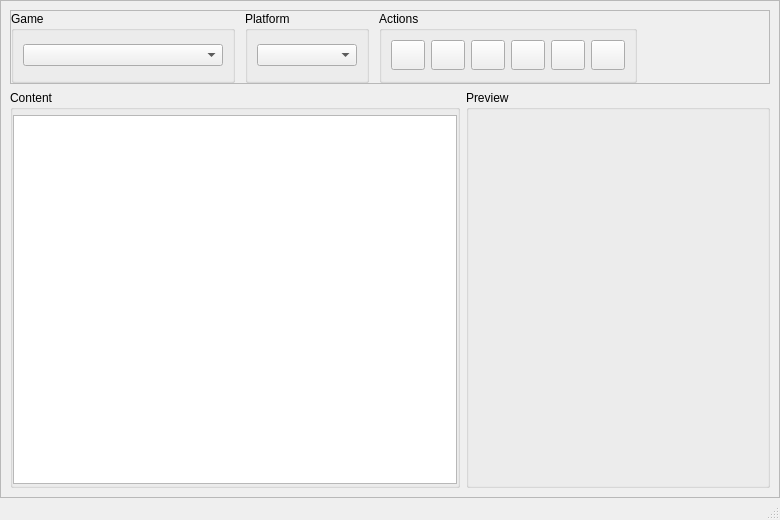
<?xml version="1.0" encoding="UTF-8"?>
<ui version="4.0">
 <class>TextureWindow</class>
 <widget class="QMainWindow" name="TextureWindow">
  <property name="geometry">
   <rect>
    <x>0</x>
    <y>0</y>
    <width>780</width>
    <height>520</height>
   </rect>
  </property>
  <property name="sizePolicy">
   <sizepolicy hsizetype="Expanding" vsizetype="Expanding">
    <horstretch>0</horstretch>
    <verstretch>0</verstretch>
   </sizepolicy>
  </property>
  <property name="minimumSize">
   <size>
    <width>780</width>
    <height>520</height>
   </size>
  </property>
  <property name="maximumSize">
   <size>
    <width>16777215</width>
    <height>16777215</height>
   </size>
  </property>
  <property name="windowTitle">
   <string/>
  </property>
  <property name="windowIcon">
   <iconset resource="../resources/resources.qrc">
    <normaloff>:/icons/db.ico</normaloff>:/icons/db.ico</iconset>
  </property>
  <property name="styleSheet">
   <string notr="true">* {
   font: 9pt &quot;Montserrat&quot;;
   color: rgb(255, 255, 255);
}

QFrame{
  background-color: rgb(31, 38, 79);
}

QStatusBar{
  background-color: rgb(31, 38, 79);
}

#actionsGrpBox &gt; QPushButton:hover:!pressed
{
  background-color: rgb(11, 103, 198);
}

#actionsGrpBox &gt; QPushButton:hover:pressed
{
  background-color: rgb(10, 89, 170);
}

#actionsGrpBox &gt; QPushButton{
  background-color: rgb(31, 94, 255);
  color: rgb(255, 255, 255);
  border: unset;
  border-radius: 4px;
  font-size:12px;
}

#actionsGrpBox &gt; QPushButton:disabled{
  background-color: rgb(185, 186, 189);
}

QToolTip {
  color: black;
}

QLabel {
  color: rgb(255, 255, 255);
}

QGroupBox {
  color: rgb(255, 255, 255);
}

QComboBox {
  color: rgb(255, 255, 255);
  border: 1px solid  rgb(255, 255, 255);
  background-color: rgb(31, 38, 79);
  padding: 2px;
}

QListView {
 border: unset;
}

QListView::item:selected:!active {
  color: rgb(255, 255, 255);
}

QListView::item:hover {
  background-color: rgb(10, 89, 170);
}

QListView::item:selected {
  background-color: rgb(11, 103, 198);
}

QListView{
  outline: none;
}

QScrollBar:vertical {              
    border: unset;
    background-color: rgb(31, 38, 79);
    width:10px;    
    margin: 0px 0px 0px 0px;
}

QScrollBar::handle:vertical {
    border-radius: 4px;
    background-color: rgb(11, 95, 181);
    min-height: 0px;
}

QScrollBar::add-page:horizontal, QScrollBar::sub-page:horizontal,
QScrollBar::add-page:vertical, QScrollBar::sub-page:vertical {
    height: 0px;
    background: none;
}

QScrollBar::add-line:vertical {
    height: 0px;
}

QScrollBar::sub-line:vertical {
    height: 0px;
}</string>
  </property>
  <property name="locale">
   <locale language="English" country="UnitedStates"/>
  </property>
  <widget class="QWidget" name="centralwidget">
   <property name="locale">
    <locale language="English" country="UnitedStates"/>
   </property>
   <layout class="QVBoxLayout" name="verticalLayout_2">
    <property name="leftMargin">
     <number>0</number>
    </property>
    <property name="topMargin">
     <number>0</number>
    </property>
    <property name="rightMargin">
     <number>0</number>
    </property>
    <property name="bottomMargin">
     <number>0</number>
    </property>
    <item>
     <widget class="QFrame" name="frame_2">
      <property name="frameShape">
       <enum>QFrame::StyledPanel</enum>
      </property>
      <property name="frameShadow">
       <enum>QFrame::Raised</enum>
      </property>
      <layout class="QVBoxLayout" name="verticalLayout">
       <item>
        <widget class="QFrame" name="frame">
         <property name="frameShape">
          <enum>QFrame::StyledPanel</enum>
         </property>
         <property name="frameShadow">
          <enum>QFrame::Raised</enum>
         </property>
         <layout class="QHBoxLayout" name="horizontalLayout_3">
          <property name="spacing">
           <number>0</number>
          </property>
          <property name="leftMargin">
           <number>0</number>
          </property>
          <property name="topMargin">
           <number>0</number>
          </property>
          <property name="rightMargin">
           <number>0</number>
          </property>
          <property name="bottomMargin">
           <number>0</number>
          </property>
          <item>
           <widget class="QGroupBox" name="gameGrpBox">
            <property name="minimumSize">
             <size>
              <width>0</width>
              <height>0</height>
             </size>
            </property>
            <property name="title">
             <string>Game</string>
            </property>
            <layout class="QHBoxLayout" name="horizontalLayout_2">
             <item>
              <widget class="QComboBox" name="gameCmbBox">
               <property name="minimumSize">
                <size>
                 <width>200</width>
                 <height>0</height>
                </size>
               </property>
              </widget>
             </item>
            </layout>
           </widget>
          </item>
          <item>
           <spacer name="horizontalSpacer">
            <property name="orientation">
             <enum>Qt::Horizontal</enum>
            </property>
            <property name="sizeType">
             <enum>QSizePolicy::Fixed</enum>
            </property>
            <property name="sizeHint" stdset="0">
             <size>
              <width>10</width>
              <height>20</height>
             </size>
            </property>
           </spacer>
          </item>
          <item>
           <widget class="QGroupBox" name="platformGrpBox">
            <property name="title">
             <string>Platform</string>
            </property>
            <layout class="QHBoxLayout" name="horizontalLayout_4">
             <item>
              <widget class="QComboBox" name="platformCmbBox">
               <property name="minimumSize">
                <size>
                 <width>100</width>
                 <height>0</height>
                </size>
               </property>
              </widget>
             </item>
            </layout>
           </widget>
          </item>
          <item>
           <spacer name="horizontalSpacer_2">
            <property name="orientation">
             <enum>Qt::Horizontal</enum>
            </property>
            <property name="sizeType">
             <enum>QSizePolicy::Fixed</enum>
            </property>
            <property name="sizeHint" stdset="0">
             <size>
              <width>10</width>
              <height>20</height>
             </size>
            </property>
           </spacer>
          </item>
          <item>
           <widget class="QGroupBox" name="actionsGrpBox">
            <property name="sizePolicy">
             <sizepolicy hsizetype="Maximum" vsizetype="Preferred">
              <horstretch>0</horstretch>
              <verstretch>0</verstretch>
             </sizepolicy>
            </property>
            <property name="minimumSize">
             <size>
              <width>258</width>
              <height>0</height>
             </size>
            </property>
            <property name="maximumSize">
             <size>
              <width>258</width>
              <height>16777215</height>
             </size>
            </property>
            <property name="locale">
             <locale language="English" country="UnitedStates"/>
            </property>
            <property name="title">
             <string>Actions</string>
            </property>
            <layout class="QHBoxLayout" name="horizontalLayout">
             <property name="spacing">
              <number>6</number>
             </property>
             <property name="bottomMargin">
              <number>10</number>
             </property>
             <item>
              <widget class="QPushButton" name="openBtn">
               <property name="sizePolicy">
                <sizepolicy hsizetype="Fixed" vsizetype="Fixed">
                 <horstretch>0</horstretch>
                 <verstretch>0</verstretch>
                </sizepolicy>
               </property>
               <property name="minimumSize">
                <size>
                 <width>30</width>
                 <height>30</height>
                </size>
               </property>
               <property name="maximumSize">
                <size>
                 <width>16777215</width>
                 <height>16777215</height>
                </size>
               </property>
               <property name="toolTip">
                <string/>
               </property>
               <property name="whatsThis">
                <string/>
               </property>
               <property name="text">
                <string/>
               </property>
              </widget>
             </item>
             <item>
              <widget class="QPushButton" name="saveBtn">
               <property name="sizePolicy">
                <sizepolicy hsizetype="Fixed" vsizetype="Fixed">
                 <horstretch>0</horstretch>
                 <verstretch>0</verstretch>
                </sizepolicy>
               </property>
               <property name="minimumSize">
                <size>
                 <width>30</width>
                 <height>30</height>
                </size>
               </property>
               <property name="text">
                <string/>
               </property>
              </widget>
             </item>
             <item>
              <widget class="QPushButton" name="saveAsBtn">
               <property name="sizePolicy">
                <sizepolicy hsizetype="Fixed" vsizetype="Fixed">
                 <horstretch>0</horstretch>
                 <verstretch>0</verstretch>
                </sizepolicy>
               </property>
               <property name="minimumSize">
                <size>
                 <width>30</width>
                 <height>30</height>
                </size>
               </property>
               <property name="text">
                <string/>
               </property>
              </widget>
             </item>
             <item>
              <widget class="QPushButton" name="importBtn">
               <property name="sizePolicy">
                <sizepolicy hsizetype="Fixed" vsizetype="Fixed">
                 <horstretch>0</horstretch>
                 <verstretch>0</verstretch>
                </sizepolicy>
               </property>
               <property name="minimumSize">
                <size>
                 <width>30</width>
                 <height>30</height>
                </size>
               </property>
               <property name="text">
                <string/>
               </property>
              </widget>
             </item>
             <item>
              <widget class="QPushButton" name="exportBtn">
               <property name="sizePolicy">
                <sizepolicy hsizetype="Fixed" vsizetype="Fixed">
                 <horstretch>0</horstretch>
                 <verstretch>0</verstretch>
                </sizepolicy>
               </property>
               <property name="minimumSize">
                <size>
                 <width>30</width>
                 <height>30</height>
                </size>
               </property>
               <property name="maximumSize">
                <size>
                 <width>16777215</width>
                 <height>16777215</height>
                </size>
               </property>
               <property name="text">
                <string/>
               </property>
              </widget>
             </item>
             <item>
              <widget class="QPushButton" name="goBackBtn">
               <property name="sizePolicy">
                <sizepolicy hsizetype="Fixed" vsizetype="Fixed">
                 <horstretch>0</horstretch>
                 <verstretch>0</verstretch>
                </sizepolicy>
               </property>
               <property name="minimumSize">
                <size>
                 <width>30</width>
                 <height>30</height>
                </size>
               </property>
               <property name="maximumSize">
                <size>
                 <width>16777215</width>
                 <height>16777215</height>
                </size>
               </property>
               <property name="text">
                <string/>
               </property>
              </widget>
             </item>
            </layout>
           </widget>
          </item>
          <item>
           <spacer name="horizontalSpacer_3">
            <property name="orientation">
             <enum>Qt::Horizontal</enum>
            </property>
            <property name="sizeType">
             <enum>QSizePolicy::Expanding</enum>
            </property>
            <property name="sizeHint" stdset="0">
             <size>
              <width>0</width>
              <height>20</height>
             </size>
            </property>
           </spacer>
          </item>
         </layout>
        </widget>
       </item>
       <item>
        <layout class="QHBoxLayout" name="horizontalLayout_5">
         <item>
          <widget class="QGroupBox" name="contentGrpBox">
           <property name="minimumSize">
            <size>
             <width>0</width>
             <height>0</height>
            </size>
           </property>
           <property name="maximumSize">
            <size>
             <width>450</width>
             <height>16777215</height>
            </size>
           </property>
           <property name="title">
            <string>Content</string>
           </property>
           <layout class="QVBoxLayout" name="verticalLayout_3">
            <property name="spacing">
             <number>0</number>
            </property>
            <property name="leftMargin">
             <number>0</number>
            </property>
            <property name="topMargin">
             <number>5</number>
            </property>
            <property name="rightMargin">
             <number>0</number>
            </property>
            <property name="bottomMargin">
             <number>1</number>
            </property>
            <item>
             <widget class="QListView" name="contentListView">
              <property name="sizePolicy">
               <sizepolicy hsizetype="Expanding" vsizetype="Expanding">
                <horstretch>0</horstretch>
                <verstretch>0</verstretch>
               </sizepolicy>
              </property>
              <property name="maximumSize">
               <size>
                <width>16777215</width>
                <height>16777215</height>
               </size>
              </property>
              <property name="editTriggers">
               <set>QAbstractItemView::NoEditTriggers</set>
              </property>
              <property name="selectionMode">
               <enum>QAbstractItemView::ExtendedSelection</enum>
              </property>
             </widget>
            </item>
           </layout>
          </widget>
         </item>
         <item>
          <layout class="QVBoxLayout" name="verticalLayout_4">
           <property name="sizeConstraint">
            <enum>QLayout::SetDefaultConstraint</enum>
           </property>
           <item>
            <widget class="QGroupBox" name="groupBox">
             <property name="sizePolicy">
              <sizepolicy hsizetype="Minimum" vsizetype="Minimum">
               <horstretch>0</horstretch>
               <verstretch>0</verstretch>
              </sizepolicy>
             </property>
             <property name="minimumSize">
              <size>
               <width>200</width>
               <height>0</height>
              </size>
             </property>
             <property name="maximumSize">
              <size>
               <width>16777215</width>
               <height>16777215</height>
              </size>
             </property>
             <property name="title">
              <string>Preview</string>
             </property>
             <layout class="QVBoxLayout" name="verticalLayout_5">
              <item>
               <widget class="QLabel" name="previewLbl">
                <property name="text">
                 <string/>
                </property>
               </widget>
              </item>
             </layout>
            </widget>
           </item>
          </layout>
         </item>
        </layout>
       </item>
      </layout>
     </widget>
    </item>
   </layout>
  </widget>
  <widget class="QStatusBar" name="statusbar"/>
 </widget>
 <resources>
  <include location="../resources/resources.qrc"/>
 </resources>
 <connections/>
</ui>
